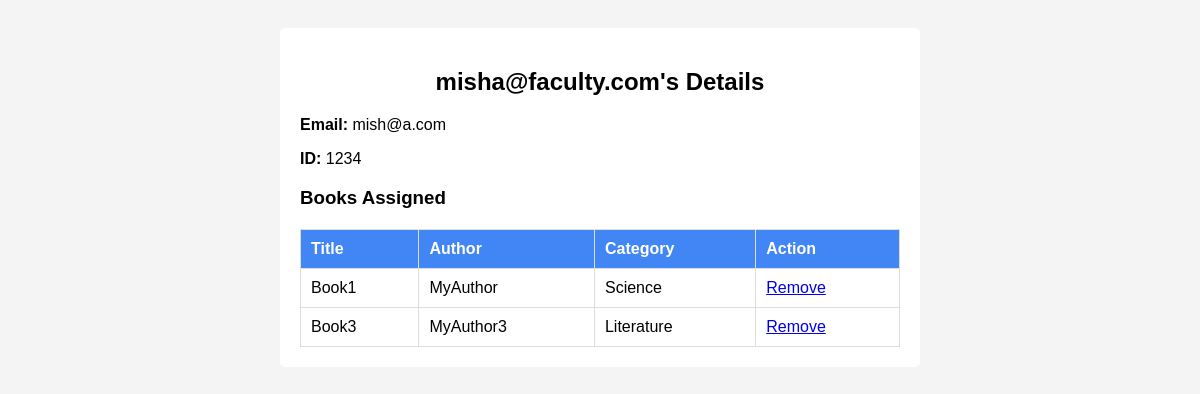
Page /faculty/dashboard/faculty/1234/ (signed in) on the committed database.
### core/models.py (models this page shows, shortened)
class Faculty(models.Model):
    name = models.CharField(max_length=50,null=False,verbose_name='FULL NAME')
    id = models.CharField(max_length=50,primary_key=True,verbose_name='ID')
    email = models.EmailField(max_length=254,null=False,verbose_name='EMAIL')
    user = models.OneToOneField(User, on_delete=models.CASCADE,related_name='facultyuser',null=True,blank=True)
    book = models.ManyToManyField(Book, verbose_name='Books',related_name='alloted_books_by_faculty',blank=True)

class Book(models.Model):
    class Category(models.TextChoices):
        SCIENCE = "SCI", "Science"
        ENGINEERING = "ENG", "Engineering"
        LITERATURE = "LIT", "Literature"
        HISTORY = "HIS", "History"
        TECHNOLOGY = "TECH", "Technology"
        OTHER = "OTH", "Other"
    title = models.CharField(max_length=255, verbose_name="Book Title")
    author = models.CharField(max_length=255, verbose_name="Author")
    isbn = models.CharField(max_length=13, unique=True, verbose_name="ISBN")
    category = models.CharField(
        max_length=10,
        choices=Category.choices,
        default=Category.OTHER,
        verbose_name="Category"
    )
    publisher = models.CharField(max_length=255, blank=True, null=True, verbose_name="Publisher")
    published_year = models.PositiveIntegerField(blank=True, null=True, verbose_name="Published Year")
    total_copies = models.PositiveIntegerField(default=1, verbose_name="Total Copies")
    available_copies = models.PositiveIntegerField(default=1, verbose_name="Available Copies")
    added_date = models.DateTimeField(default=timezone.now, verbose_name="Added to Library")

### core/views.py (the view)
# urls.py: path('faculty/dashboard/<str:type>/<str:pk>/',UserDetailView.as_view(),name='userdetail'),
class UserDetailView(LoginRequiredMixin, UserPassesTestMixin, DetailView):
    template_name = 'core/user_detail.html'
    context_object_name = 'profile'
    def get_object(self):
        profile_type = self.kwargs.get('type')
        pk = self.kwargs.get('pk')
        if profile_type == 'student':
            return Student.objects.get(usn=pk)
        elif profile_type == 'faculty':
            return Faculty.objects.get(id=pk)
    def test_func(self):
        return self.request.user.is_staff

### core/templates/core/user_detail.html (shortened to what this page needs)
<!DOCTYPE html>
<html lang="en">
<head>
</head>
<body>
    <div class="container">
        <h2>{{ profile.name }}'s Details</h2>
        <p><strong>Email:</strong> {{ profile.email }}</p>
        {% if profile.usn %}
            <p><strong>USN:</strong> {{ profile.usn }}</p>
        {% else %}
            <p><strong>ID:</strong> {{ profile.id }}</p>
        {% endif %}
        <h3>Books Assigned</h3>
{% if profile.book.all %}
<table>
    <tr>
        <th>Title</th>
        <th>Author</th>
        <th>Category</th>
        <th>Action</th>
    </tr>
    {% for book in profile.book.all %}
    <tr>
        <td>{{ book.title }}</td>
        <td>{{ book.author }}</td>
        <td>{{ book.get_category_display }}</td>
        <td>
            {% if profile.usn %}
                <a href="{% url 'remove_book' 'student' profile.usn book.id %}"
                   onclick="return confirm('Are you sure you want to remove this book?');">
                    Remove
                </a>
            {% else %}
                <a href="{% url 'remove_book' 'faculty' profile.id book.id %}"
                   onclick="return confirm('Are you sure you want to remove this book?');">
                    Remove
                </a>
            {% endif %}
        </td>
    </tr>
    {% endfor %}
</table>
{% else %}
<p>No books assigned.</p>
{% endif %}
    </div>
</body>
</html>

### core/templates/core/user_detail.html (style rules this page uses)
body { font-family: Arial; background: #f4f4f4; padding: 20px; }
.container { max-width: 600px; margin: auto; background: #fff; padding: 20px; border-radius: 5px; }
h2 { text-align: center; }
table { width: 100%; border-collapse: collapse; margin-top: 20px; }
th, td { padding: 10px; border: 1px solid #ddd; text-align: left; }
th { background-color: #4285f4; color: #fff; }

### rows in the picture
Faculty: name "misha@faculty.com", email "mish@a.com", id "1234"
Book: title "Book1", author "MyAuthor", category "Science"
Book: title "Book3", author "MyAuthor3", category "Literature"
